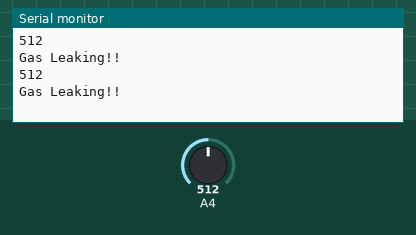
A sketch run on a simulated Arduino Uno, built with avr-gcc and run on an emulated ATmega328P. On the bench: the last lines printed to the serial monitor. The inputs (shaded band) are chosen by the test bench; at power-on: A4 = 512.

Above: at 1.8 s.
1.9 s: A4 set to 288
At 2.8 s:
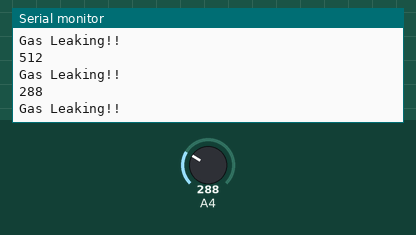
3.4 s: A4 set to 257
At 4.7 s:
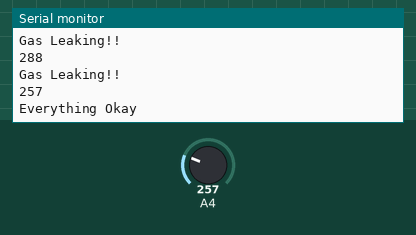
Timing chart, 0 to 6.4 s (numbered marks = the images above; inputs shaded):
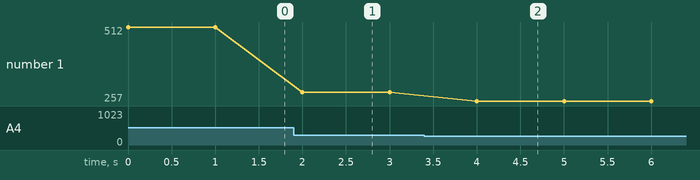

Measured:
- the behaviour switches between 271 and 270 on A4 (found by bisection; images 1 and 2)
- after the input at 1.9 s, the serial monitor: prints a new line after 0.10 s (image 1)
- after the input at 3.4 s, the serial monitor: prints a new line after 0.60 s (image 2)
- plotted number 1: 512 → 288 after the input at 1.9 s, 288 → 257 after the input at 3.4 s

The sketch:

Gas_Detector.ino
```cpp
void setup() {
  // put your setup code here, to run once:

Serial.begin(9600);


}

void loop() {
  // put your main code here, to run repeatedly:
int sensorValue = analogRead(A4);
Serial.println(sensorValue);
if (sensorValue > 270){
  Serial.println("Gas Leaking!!");
}
else{
  Serial.println("Everything Okay");
}
delay(1000);
}
```
